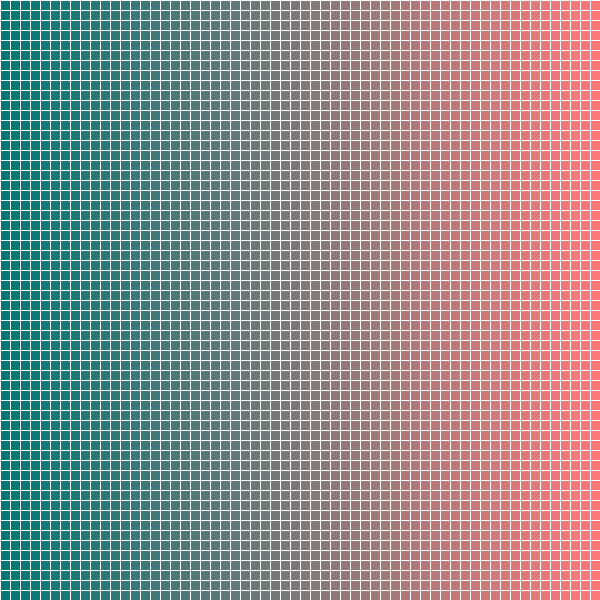
Frame 1 (no input)
Frame 60 (the mouse pressed at the canvas centre just before this capture): identical to frame 1, image omitted
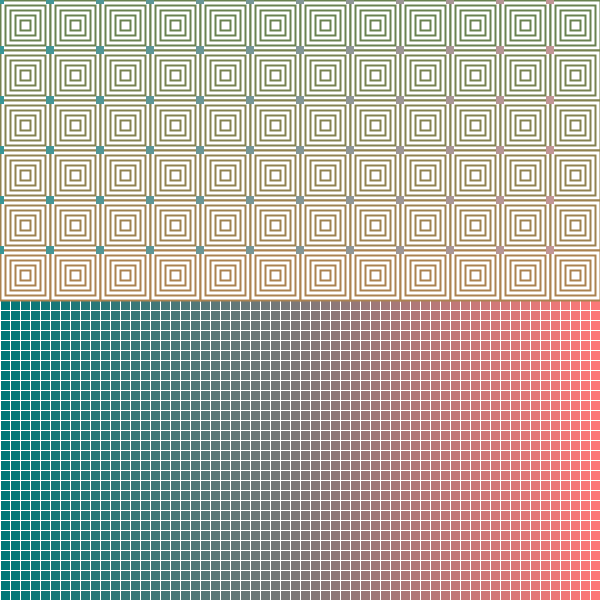
Frame 120 (the mouse held since frame 60 and released just before this capture)

The Processing sketch that drew these frames (run headless with seeded random() and noise(); from frame 60 on, the mouse is pressed at the canvas centre):

// Processing sketch: week_5_hw_3
// ── week_5_hw_3.pde
void setup () {
  size(600, 600);
  rectMode(CENTER);
  background(250);
}

void draw() {

  background(250);
  for (int i = -5; i <= height; i += 10) {
    for (int j = -5; j <= width; j += 10) {
      fill(map(j, 0, width, 0, 255), 120, 120);
      strokeWeight(1);
      stroke(255);
      rect(j, i, 10,  10);
    }
  }

  for (int i = 50; i >= 10; i -= 10) {
    for (int j = 25; j <= width; j += 50) {
      for (int h = 25; h <= mouseY; h += 50) {    
        fill(255);
        strokeWeight(2);
        stroke(map(h, 0, width, 100, 255), 130, 80);
        rect(j, h, i, i);
        noStroke();
        fill((map(j, 0, width, 50, 200)), 150, 150);
        rect(j -25, h - 25, 8, 8);
      }
      
    }
  }
}
